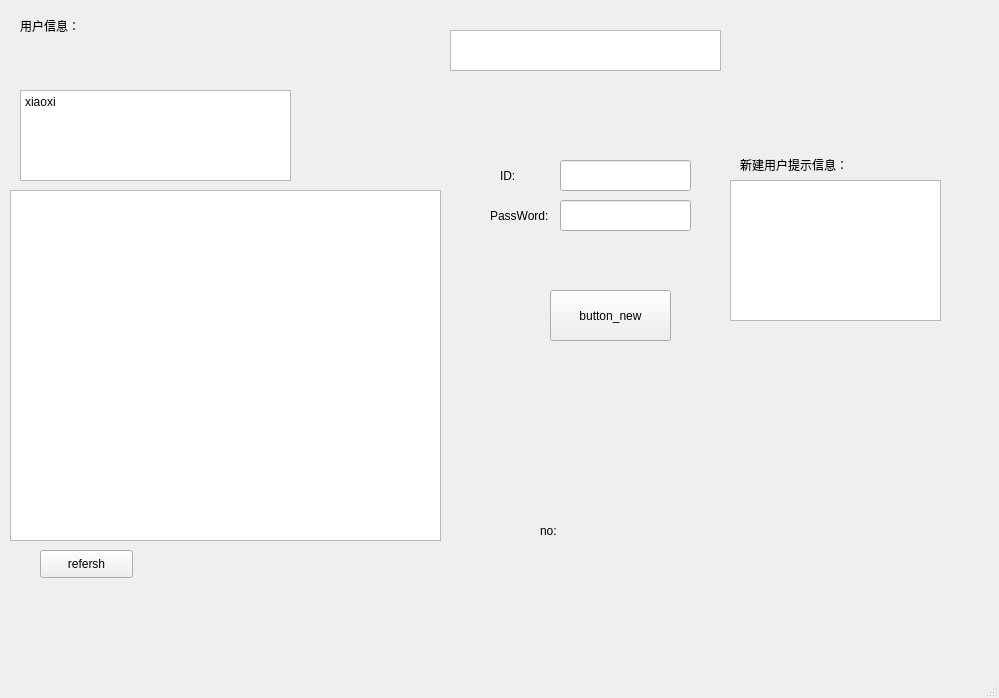
<?xml version="1.0" encoding="UTF-8"?>
<ui version="4.0">
 <class>MainWindow</class>
 <widget class="QMainWindow" name="MainWindow">
  <property name="geometry">
   <rect>
    <x>0</x>
    <y>0</y>
    <width>999</width>
    <height>698</height>
   </rect>
  </property>
  <property name="windowTitle">
   <string>服务器</string>
  </property>
  <widget class="QWidget" name="centralwidget">
   <widget class="QWidget" name="widget" native="true">
    <property name="geometry">
     <rect>
      <x>-10</x>
      <y>10</y>
      <width>451</width>
      <height>571</height>
     </rect>
    </property>
    <widget class="QLabel" name="label">
     <property name="geometry">
      <rect>
       <x>10</x>
       <y>0</y>
       <width>231</width>
       <height>121</height>
      </rect>
     </property>
     <property name="text">
      <string/>
     </property>
    </widget>
    <widget class="QTextBrowser" name="socket_info">
     <property name="geometry">
      <rect>
       <x>30</x>
       <y>80</y>
       <width>271</width>
       <height>91</height>
      </rect>
     </property>
     <property name="html">
      <string>&lt;!DOCTYPE HTML PUBLIC &quot;-//W3C//DTD HTML 4.0//EN&quot; &quot;http://www.w3.org/TR/REC-html40/strict.dtd&quot;&gt;
&lt;html&gt;&lt;head&gt;&lt;meta name=&quot;qrichtext&quot; content=&quot;1&quot; /&gt;&lt;style type=&quot;text/css&quot;&gt;
p, li { white-space: pre-wrap; }
&lt;/style&gt;&lt;/head&gt;&lt;body style=&quot; font-family:'SimSun'; font-size:9pt; font-weight:400; font-style:normal;&quot;&gt;
&lt;p style=&quot; margin-top:0px; margin-bottom:0px; margin-left:0px; margin-right:0px; -qt-block-indent:0; text-indent:0px;&quot;&gt;&lt;span style=&quot; font-family:'SimSun';&quot;&gt;xiaoxi&lt;/span&gt;&lt;/p&gt;&lt;/body&gt;&lt;/html&gt;</string>
     </property>
    </widget>
    <widget class="QLabel" name="label_2">
     <property name="geometry">
      <rect>
       <x>30</x>
       <y>0</y>
       <width>81</width>
       <height>31</height>
      </rect>
     </property>
     <property name="text">
      <string>用户信息：</string>
     </property>
    </widget>
    <widget class="QTableView" name="tableView_user_info">
     <property name="geometry">
      <rect>
       <x>20</x>
       <y>180</y>
       <width>431</width>
       <height>351</height>
      </rect>
     </property>
    </widget>
    <widget class="QPushButton" name="button_refresh">
     <property name="geometry">
      <rect>
       <x>50</x>
       <y>540</y>
       <width>93</width>
       <height>28</height>
      </rect>
     </property>
     <property name="text">
      <string>refersh</string>
     </property>
    </widget>
   </widget>
   <widget class="QTextBrowser" name="textBrowser_IP_info">
    <property name="geometry">
     <rect>
      <x>450</x>
      <y>30</y>
      <width>271</width>
      <height>41</height>
     </rect>
    </property>
   </widget>
   <widget class="QLabel" name="label_3">
    <property name="geometry">
     <rect>
      <x>711</x>
      <y>544</y>
      <width>81</width>
      <height>31</height>
     </rect>
    </property>
    <property name="text">
     <string/>
    </property>
   </widget>
   <widget class="QLabel" name="label_time">
    <property name="geometry">
     <rect>
      <x>540</x>
      <y>520</y>
      <width>251</width>
      <height>21</height>
     </rect>
    </property>
    <property name="text">
     <string>no:</string>
    </property>
   </widget>
   <widget class="QWidget" name="widget_2" native="true">
    <property name="geometry">
     <rect>
      <x>480</x>
      <y>150</y>
      <width>471</width>
      <height>211</height>
     </rect>
    </property>
    <widget class="QLabel" name="label_4">
     <property name="geometry">
      <rect>
       <x>20</x>
       <y>10</y>
       <width>71</width>
       <height>31</height>
      </rect>
     </property>
     <property name="text">
      <string>ID:</string>
     </property>
    </widget>
    <widget class="QLineEdit" name="line_ID">
     <property name="geometry">
      <rect>
       <x>80</x>
       <y>10</y>
       <width>131</width>
       <height>31</height>
      </rect>
     </property>
    </widget>
    <widget class="QLabel" name="label_5">
     <property name="geometry">
      <rect>
       <x>10</x>
       <y>50</y>
       <width>71</width>
       <height>31</height>
      </rect>
     </property>
     <property name="text">
      <string>PassWord:</string>
     </property>
    </widget>
    <widget class="QLineEdit" name="line_Password">
     <property name="geometry">
      <rect>
       <x>80</x>
       <y>50</y>
       <width>131</width>
       <height>31</height>
      </rect>
     </property>
     <property name="echoMode">
      <enum>QLineEdit::Password</enum>
     </property>
    </widget>
    <widget class="QPushButton" name="button_new">
     <property name="geometry">
      <rect>
       <x>70</x>
       <y>140</y>
       <width>121</width>
       <height>51</height>
      </rect>
     </property>
     <property name="text">
      <string>button_new</string>
     </property>
    </widget>
    <widget class="QTextBrowser" name="insert_info">
     <property name="geometry">
      <rect>
       <x>250</x>
       <y>30</y>
       <width>211</width>
       <height>141</height>
      </rect>
     </property>
    </widget>
    <widget class="QLabel" name="label_7">
     <property name="geometry">
      <rect>
       <x>260</x>
       <y>5</y>
       <width>171</width>
       <height>20</height>
      </rect>
     </property>
     <property name="text">
      <string>新建用户提示信息：</string>
     </property>
    </widget>
   </widget>
   <widget class="QLabel" name="label_6">
    <property name="geometry">
     <rect>
      <x>90</x>
      <y>-130</y>
      <width>1001</width>
      <height>791</height>
     </rect>
    </property>
    <property name="text">
     <string/>
    </property>
    <property name="pixmap">
     <pixmap resource="resources.qrc">:/res/background/cat_2.jpg</pixmap>
    </property>
    <property name="scaledContents">
     <bool>true</bool>
    </property>
   </widget>
   <zorder>label_6</zorder>
   <zorder>widget</zorder>
   <zorder>textBrowser_IP_info</zorder>
   <zorder>label_3</zorder>
   <zorder>label_time</zorder>
   <zorder>widget_2</zorder>
  </widget>
  <widget class="QMenuBar" name="menubar">
   <property name="geometry">
    <rect>
     <x>0</x>
     <y>0</y>
     <width>999</width>
     <height>26</height>
    </rect>
   </property>
  </widget>
  <widget class="QStatusBar" name="statusbar"/>
 </widget>
 <resources>
  <include location="resources.qrc"/>
 </resources>
 <connections/>
</ui>
